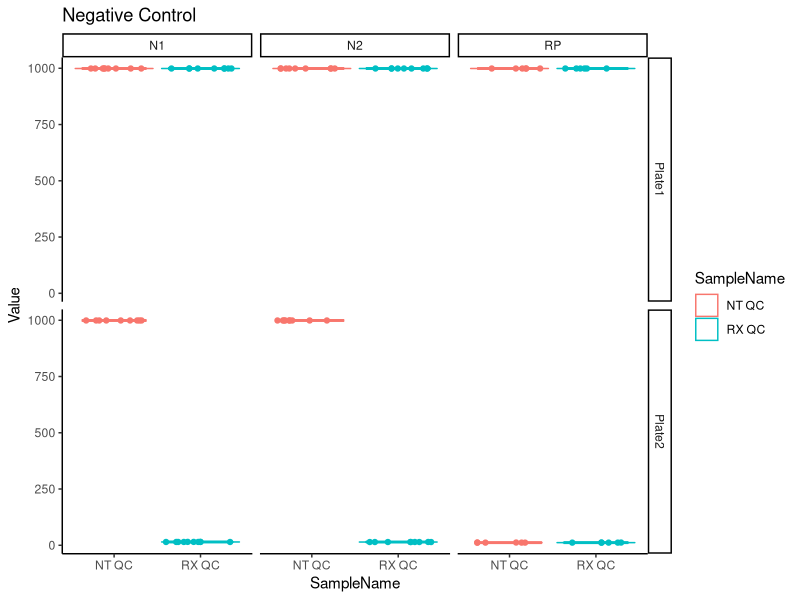
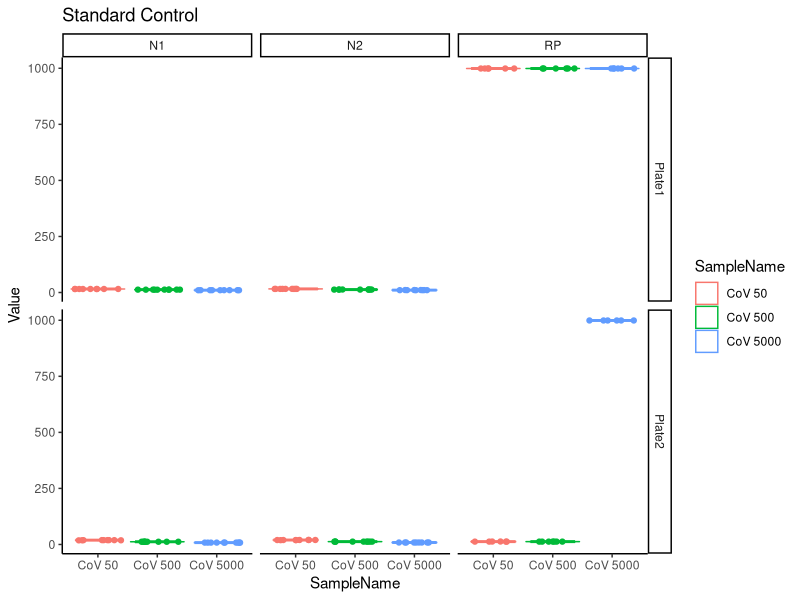
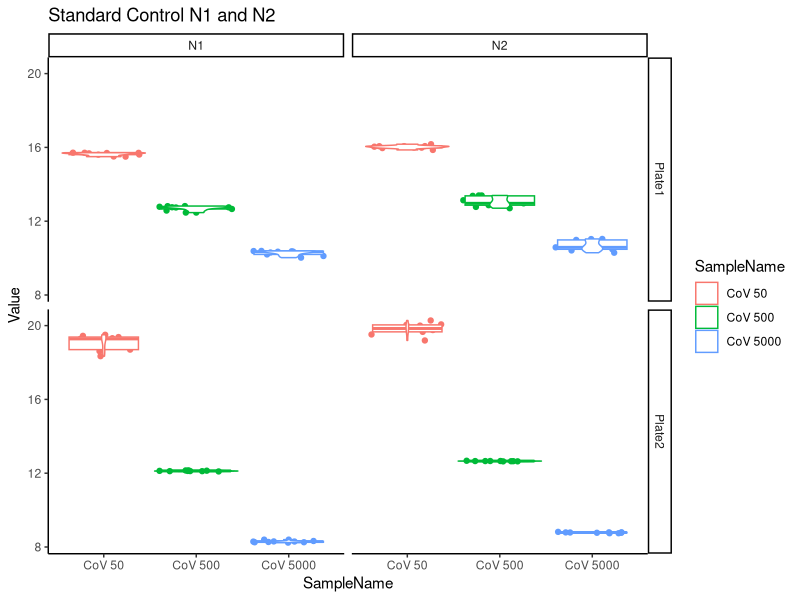

These charts were generated, in order, by the following R code: (Note: this script raises an error after producing the figures.)
## ---- chunk 1
# knitr::opts_chunk$set(echo = TRUE, error=TRUE)
knitr::opts_chunk$set(echo = TRUE)

# install.packages("tidyverse")
# install.packages("ggpubr")
library(tidyverse)
library(ggplot2)
library(ggpubr)

# remove all legacy variables in the project environment
rm(list = ls())
## ---- chunk 2
# Import massaged Fluidigm data file
fluid.all = read.table("Fluidigm_1691207281.csv", sep=",", header = T, stringsAsFactors = F)
fluid.all
head(fluid.all)
str(fluid.all)
summary(fluid.all)
## ---- chunk 3
# ============================================================================ #
# negative controls ("RX QC" and "NT QC")
subset(fluid.all, SampleName == "RX QC" | SampleName == "NT QC")
neg.ctls = filter(fluid.all, SampleName == "RX QC" | SampleName == "NT QC")
neg.ctls = select(neg.ctls, ID, SampleName, rConc, AssayName, Value, Call, Plate)
neg.ctls


# ============================================================================ #
# standards ("CoV 50", "CoV 500", "CoV 5000")
subset(fluid.all,  SampleName == "CoV 50" | SampleName == "CoV 500" | SampleName == "CoV 5000")
std.ctls = filter(fluid.all,  SampleName == "CoV 50" | SampleName == "CoV 500" | SampleName == "CoV 5000")
std.ctls = select(std.ctls, ID, SampleName, rConc, AssayName, Value, Call, Plate)
std.ctls
  
  
## ---- chunk 4
# take a look at the data ...
# View(neg.ctls)
view(neg.ctls)

# plot Ct for all negative controls
ggplot(neg.ctls, aes(x = SampleName, y = Value, color = SampleName)) +
  geom_jitter() +
  geom_boxplot() +
  geom_violin() +
  facet_grid(Plate ~ AssayName) +
  ggtitle("Negative Control") +
  theme_classic()


## ---- chunk 5
# take a look at the data ...
# View(std.ctls)
view(std.ctls)

# ggplot for all standard controls
ggplot(std.ctls, aes(x = SampleName, y = Value, color = SampleName)) +
  geom_jitter() +
  geom_boxplot() +
  geom_violin() +
  facet_grid(Plate ~ AssayName) +
  ggtitle("Standard Control") +
  theme_classic()


## ---- chunk 6
# look more closely at just the N1 and N2 results
std.ctls.n1.n2 = filter(std.ctls,  AssayName == "N1" | AssayName == "N2")
std.ctls.n1.n2

# ggplot for just N1 and N2
ggplot(std.ctls.n1.n2, aes(x = SampleName, y = Value, color = SampleName)) +
  geom_jitter() +
  geom_boxplot() +
  geom_violin() +
  facet_grid(Plate ~ AssayName) +
  ggtitle("Standard Control N1 and N2") +
  theme_classic()

## ---- chunk 7
# ============================================================================ #
# samples

# filter fluid.all to keep just the samples and none of the controls
samples = filter(fluid.all, SampleName != "RX QC" & SampleName != "NT QC" & 
                   SampleName != "CoV 50" & SampleName != "CoV 500" & SampleName != "CoV 5000")
samples

# Import PHD results from .csv file
phd.calls = read.table("PHD_results.csv", sep = ",", header = T, strip.white = F)
phd.calls

# Add a column to the Fluidigm file containing the PHD results
# use the inner_join() function to do this
samples = inner_join( samples , phd.calls , 
                     by.x = c("SampleName"), 
                     by.y = c("Sample_barcode"), 
                     row.names = FALSE)
samples


# clean up
rm(phd.calls)
## ---- chunk 8
# Add a column to sample for NYUAD classes and rename Class to PHD_Class
samples = samples %>% rename("PHD_Class" = "Class") %>% 
          mutate(NYUAD_Class = NA)
samples
head(samples)
## ---- chunk 9
# side-by-side graphs for N1 and N2 on Plate 1 and Plate 2
# using subsetted N1 and N2 assays from standard control set (already done above)

std.ctls.n1.n2
str(std.ctls.n1.n2)
summary(std.ctls.n1.n2)
# side-by-side graphs for N1 and N2 on Plate 1 and Plate 2
# using subsetted N1 and N2 assays from standard control set (already done above)
# ggplot for just N1 and N2
#ggplot(std.ctls.n1.n2, aes(x = SampleName, y = Value, color = AssayName)) +
#ggplot(std.ctls.n1.n2, aes(x = AssayName, y = Value, color = AssayName)) +
ggplot(std.ctls.n1.n2, aes(x = rConc, y = Value, color = AssayName)) +
  #geom_point() +
  geom_jitter() +
  scale_x_continuous(label = function(x){return(round(10^x,1))}) +
  #geom_smooth(method="lm") +
  geom_smooth(method="lm", formula = y ~ x) +
  facet_grid(~Plate) +
  ggtitle("Standard Control N1 and N2 with a simple linear regression") +
  theme_classic()
## ---- chunk 10
# lm for standards with Plate interaction term
# you may do this for N1, N2, or both combined

std.ctls.n1.n2.p1 = filter(std.ctls.n1.n2, Plate == "Plate1")
std.ctls.n1.n2.p1

std.ctls.n1.n2.p2 = filter(std.ctls.n1.n2, Plate == "Plate2")
std.ctls.n1.n2.p2

p1_model <- lm(formula = log(std.ctls.n1.n2.p1$Value) ~ std.ctls.n1.n2.p1$rConc)

#p1_model <- lm(formula = log(Value) ~ rConc, data = std.ctls.n1.n2.p1)
summary(p1_model)
coeff <- p1_model$coefficients
coeff
slope <- coeff[2]
slope
#plot(p1_model)

p2_model <- lm(formula = log(std.ctls.n1.n2.p2$Value) ~ std.ctls.n1.n2.p2$rConc)
summary(p2_model)
coeff <- p2_model$coefficients
coeff
slope <- coeff[2]
slope
#plot(p2_model)

## ---- chunk 11
# make 4 separate linear models for N1 and N2 on Plate 1 or Plate 2
std.ctls.n1.p1 = filter(std.ctls, AssayName == "N1" & Plate == "Plate1")
std.ctls.n1.p1
std.ctls.n2.p1 = filter(std.ctls, AssayName == "N2" & Plate == "Plate1")
std.ctls.n2.p1
std.ctls.n1.p2 = filter(std.ctls, AssayName == "N1" & Plate == "Plate2")
std.ctls.n1.p2
std.ctls.n2.p2 = filter(std.ctls, AssayName == "N2" & Plate == "Plate2")
std.ctls.n2.p2

#lm.n1.p1 = lm(formula = std.ctls.n1.p1$Value ~ std.ctls.n1.p1$rConc)
#lm.n2.p1 = lm(formula = std.ctls.n2.p1$Value ~ std.ctls.n2.p1$rConc)
#lm.n1.p2 = lm(formula = std.ctls.n1.p2$Value ~ std.ctls.n1.p2$rConc)
#lm.n2.p2 = lm(formula = std.ctls.n2.p2$Value ~ std.ctls.n2.p2$rConc)

lm.n1.p1 = lm(formula = log(std.ctls.n1.p1$Value) ~ std.ctls.n1.p1$rConc)
lm.n2.p1 = lm(formula = log(std.ctls.n2.p1$Value) ~ std.ctls.n2.p1$rConc)
lm.n1.p2 = lm(formula = log(std.ctls.n1.p2$Value) ~ std.ctls.n1.p2$rConc)
lm.n2.p2 = lm(formula = log(std.ctls.n2.p2$Value) ~ std.ctls.n2.p2$rConc)


# look at the summaries of the models
summary(lm.n1.p1)
coeff <- lm.n1.p1$coefficients
slope <- coeff[2]
slope
#plot(lm.n1.p1)
summary(lm.n2.p1)
summary(lm.n1.p2)
summary(lm.n2.p2)

## ---- chunk 12
# Look at the slope/efficiency and R^2
# Here is an outline for a data frame containing these data, if you want to use it
# (but you don't have to)
std.ctl.qc = data.frame(Model = c("N1-P1","N2-P1","N1-P2","N2-P2"),
                        Rsquared = c(summary(lm.n1.p1)$r.squared,
                                     summary(lm.n2.p1)$r.squared,
                                     summary(lm.n1.p2)$r.squared,
                                     summary(lm.n2.p2)$r.squared),
                        Slope = c(summary(lm.n1.p1)$coef[2], 
                                  summary(lm.n2.p1)$coef[2],
                                  summary(lm.n1.p2)$coef[2],
                                  summary(lm.n2.p2)$coef[2]),
                        Eff = c(10^{-1/summary(lm.n1.p1)$coef[2]} - 1,
                                10^{-1/summary(lm.n2.p1)$coef[2]} - 1,
                                10^{-1/summary(lm.n1.p2)$coef[2]} - 1,
                                10^{-1/summary(lm.n2.p2)$coef[2]} - 1))
std.ctl.qc
## ---- chunk 13
# distribution of Ct values for RP genes in clinical samples
data = filter(samples, AssayName == "RP")
data

ggplot(data, aes(x = PHD_Class, y = Value, color = PHD_Class)) +
  geom_jitter() +
  #geom_boxplot() +
  geom_violin() +
  facet_grid(~Plate) +
  ggtitle("Sample data for RP") +
  theme_classic()

## ---- chunk 14
# ============================================================================ #
# subset valid samples
valid.sample.ids = samples %>%  
  group_by(SampleName) %>% 
  filter(AssayName == "RP" & Call == "Pass") %>% 
  summarize( TotalPass = sum(Value < 16) ) %>% 
  filter(TotalPass > 3)

valid.samples = merge(samples, valid.sample.ids, by = "SampleName") %>% 
  arrange(ID) %>% select(-TotalPass)

# ============================================================================ #
# number of valid samples
nrow(valid.sample.ids)

# ============================================================================ #
# Flag inconclusive samples
samples$NYUAD_Class[ ! samples$SampleName %in% valid.samples$SampleName ] = "Inconclusive"
## ---- chunk 15
# subset the rp data from the valid samples (we will also need this below)
#samples.rp = good_quality
samples.rp = filter(samples, is.na(NYUAD_Class))

# violin plot of Ct values for valid assays, filtered for RP gene, by PHD diagnosis
ggplot(samples.rp, aes(x = PHD_Class, y = Value, color = PHD_Class)) +
  geom_jitter() +
  #geom_boxplot() +
  geom_violin() +
  facet_grid(~Plate) +
  ggtitle("Good sample data for RP") +
  theme_classic()
## ---- chunk 16
## Plate 1 and Plate 2 Ct values
rp.p1 = filter(samples.rp, Plate == "Plate1")
rp.p2 = filter(samples.rp, Plate == "Plate2")
  
  
## QQ plots
head(rp.p1)
head(rp.p2)
# Plate 1
ggqqplot(rp.p1, x = "Value")
# Plate 2
ggqqplot(rp.p2, x = "Value")

## Test for normality
st.p1 = shapiro.test(rp.p1$Value)
st.p1
st.p2 = shapiro.test(rp.p2$Value)
st.p2
# Test for equality of normal distributions
str(st.p1)
#summary(st.p1)
st.p1$p.value
st.p1$p.value


## ---- chunk 17
# ============================================================================ #
# "positive" samples at NYUAD
nyuad.pos.sample.ids = valid.samples %>%  
  group_by(SampleName) %>% 
  filter(Call == "Pass" & Value < 999 &
           AssayName %in% c("N1","N2")) %>% 
  summarize( TotalPass = sum(Value < 999) ) %>% 
  filter(TotalPass > 3)

nyuad.pos.samples = merge(valid.samples, nyuad.pos.sample.ids, by = "SampleName") %>% 
  filter(Call == "Pass" & Value < 999 & AssayName %in% c("N1","N2")) %>%
  select(ID,SampleName,PHD_Class,AssayName,Value,Plate) %>% 
  arrange(Plate, ID, AssayName)

# ============================================================================ #
nrow(nyuad.pos.sample.ids)

# ============================================================================ #
# Add NYUAD_Class labels to sample table
samples$NYUAD_Class[ samples$SampleName %in% nyuad.pos.samples$SampleName ] = "Positive"
samples$NYUAD_Class[which(is.na(samples$NYUAD_Class))] = "Negative"
## ---- chunk 18
# violin plot of N1 and N2 Ct distributions in cleaned data, by assay
ggplot(nyuad.pos.samples, aes(x = AssayName, y = Value, color = AssayName)) +
  geom_jitter() +
  #geom_boxplot() +
  geom_violin() +
  facet_wrap(~Plate) + # wrap by Plate
  ggtitle("the N1 and N2 genes faceted by plate") +
  theme_classic()
## ---- chunk 19
# by PHD diagnosis
# by PHD diagnosis
ggplot(nyuad.pos.samples, aes(x = PHD_Class, y = Value, color = PHD_Class)) +
  geom_jitter() +
  #geom_boxplot() +
  geom_violin() +
  facet_grid(Plate ~ AssayName) +
  ggtitle("diagnostic assays performed at PHD") +
  theme_classic()

## ---- chunk 20
# sample variation (all clinical samples with Ct < 999)
sample.clean.var = samples %>% 
  filter(AssayName %in% c("N1","N2") & Value < 999) %>% 
  group_by(SampleName, AssayName, PHD_Class,Plate) %>%
  summarise(Ct.mean = mean(Value), Ct.sd = sd(Value), n = length(Value)) 

# sample variation (all "NYUAD Positive" samples)
nyuad_pos.clean.var = nyuad.pos.samples %>%
  group_by(SampleName, AssayName, PHD_Class,Plate) %>%
  summarise(Ct.mean = mean(Value), Ct.sd = sd(Value), n = length(Value))
## ---- chunk 21
head(sample.clean.var)
head(nyuad_pos.clean.var)

## Add SEM(Ct) column to each dataset
sample.clean.var = mutate(sample.clean.var, Ct.sem = Ct.sd / sqrt(n))
head(sample.clean.var)

nyuad_pos.clean.var = mutate(nyuad_pos.clean.var, Ct.sem = Ct.sd / sqrt(n))
head(nyuad_pos.clean.var)
## ---- chunk 22
## Plot variation as SEM(Ct) vs. sample index

# All samples with N1/N2 detected
p1 = ggplot(sample.clean.var, aes(x = seq(SampleName), y = Ct.sem)) +
  geom_point() +
  geom_hline(yintercept = 0.5) +
  ggtitle("sample.clean.var sem plot") +
  theme_classic()
#p1

# Cleaned data
p2 = ggplot(nyuad_pos.clean.var, aes(x = seq(SampleName), y = Ct.sem)) +
  geom_point() +
  geom_hline(yintercept = 0.5) +
  ggtitle("nyuad_pos.clean.var sem plot") +
  theme_classic()
#p2

ggarrange(p1,p2,nrow=2)
## ---- chunk 23
#samples
#sample.clean.var
#nyuad_pos.clean.var

# get summary table of classifications for each sample (one row per sample)
sample.classes = samples %>% 
  group_by(SampleName) %>%  
  summarize(SampleName = SampleName[1], PHD_Class = PHD_Class[1], NYUAD_Class = NYUAD_Class[1])
sample.classes
head(sample.classes)

# make a contingency table
with(sample.classes, table(PHD_Class, NYUAD_Class, dnn = c("PHD","NYUAD")))
## ---- chunk 24
# filter out N1 and N2 controls from Plate 1
std.ctls.p1 = std.ctls.n1.n2.p1
std.ctls.p1

filter(std.ctls.p1, rConc >= 50)

# linear model for rConc based on combined N1 and N2 Ct from "good" plate

#lm.std.rConc = lm(formula = log(Value) ~ rConc, std.ctls.p1)
#lm.std.rConc = lm(formula = Value ~ rConc, std.ctls.p1)
#lm.std.rConc = lm(formula = rConc ~ Value, std.ctls.p1)
lm.std.rConc = lm(formula = log(rConc) ~ Value, std.ctls.p1)

lm.std.rConc
summary(lm.std.rConc)
## ---- chunk 25
## ggplot of linear model for Ct vs. conc, with regression line and CI bands
ggplot(std.ctls.p1, aes(x = log10(rConc), y = Value, color=AssayName)) +
  #geom_point() +
  geom_jitter() +
  scale_x_continuous(label = function(x){return(round(10^x,1))}) +
  #geom_smooth(method="lm") +
  geom_smooth(method="lm", formula = y ~ x) +
  #facet_grid(~Plate) +
  facet_wrap(~Plate) +
  ggtitle("Standard samples with a simple linear regression for plate1") +
  theme_classic()

## ---- chunk 26
nyuad_pos.clean.var
sample.classes
# combine sample measurements for N1 and N2 for each sample to a grand mean
# - you want to end up with one row per sample
# - you can use `group_by()` and `summarise()` to do this

nyuad.pos.sample.means1 = nyuad_pos.clean.var %>% 
                #filter(Plate == "Plate1") %>% 
                group_by(SampleName) %>% 
                summarise(PHD_Class, Value = (Ct.mean[1] + Ct.mean[2])/2 )

nyuad.pos.sample.means = left_join(sample.classes, select(nyuad.pos.sample.means1, "Value"))

pred.sample.rConc = predict.lm(lm.std.rConc,
                              newdata = nyuad.pos.sample.means,
                              interval = "prediction")  # "none", "confidence", "prediction"
#pred.sample.rConc
# make a data frame out of the predictions and take a look at the result
df.pred.sample.rConc = as.data.frame(pred.sample.rConc)
df.pred.sample.rConc
str(df.pred.sample.rConc)
summary(df.pred.sample.rConc)
## ---- chunk 27
# make a data frame adding 3 columns to the sample means data frame 
# with fit, lwr, and upr
df.pred.sample.rConc = cbind(nyuad.pos.sample.means ,
                             conc.fit = df.pred.sample.rConc$fit ,
                             conc.lwr = df.pred.sample.rConc$lwr , 
                             conc.upr = df.pred.sample.rConc$upr )
head(df.pred.sample.rConc)
## ---- chunk 28
# ============================================================================ #
# base plot: data points for N1/N2 standards from Plate 1
p0 = ggplot(std.ctls.p1, aes(x=log10(rConc), y=Value, 
                             color=AssayName)) +       # map color to assay names
  geom_point() +
  scale_color_manual(values=c("gray70","gray50",       # for N1/N2 controls
                              "#F8766D","#00BFC4")) +  # for Neg/Pos classes
  facet_wrap(~Plate)  # wrap by Plate
  
# add standard controls regression line
p.fit = p0 +
  geom_smooth(method="lm", color="black", size=0.4, se = FALSE)

# add data points for sample predictions
# (points are the fitted values, map color to PHD classification)
p.fit = p.fit +
  geom_point(data = df.pred.sample.rConc, # the data frame containing predicted values
             mapping = aes(x = conc.fit, y = Value, color = PHD_Class), size=0.5)

# add PI for predictions (min and max are the lower and upper PI bounds)
p.fit = p.fit +
  geom_ribbon(data = df.pred.sample.rConc, # the data frame containing predicted values
              mapping = aes(y = Value, xmin = conc.lwr, xmax = conc.upr),
              fill = "gray", alpha = 0.5, inherit.aes = FALSE)

# convert back to copies / ul and add some labels
p.fit = p.fit +
  scale_x_continuous(label = function(x){return(round(10^x,1))}) +
  xlab("Viral copies/ul") + ylab("Ct") +
  ggtitle("Viral load in clinical samples (with prediction intervals)")

p.fit
## ---- chunk 29
#sample.classes
#df.pred.sample.rConc
# back-calculate actual viral loads and add as a new column
df.pred.sample.rConc = mutate(df.pred.sample.rConc, Copies_per_ul = round(10^conc.fit))

# make a file for the final data report
#data.report = left_join( <df1> , select( <df2> , <selected columns> ))

data.report = left_join(sample.classes , 
                         select( df.pred.sample.rConc , "SampleName", "PHD_Class", "NYUAD_Class",  "Copies_per_ul" ))
data.report

# export data file
write.csv(data.report, file = "PHD_samples.viral_load.KEN_TANAKA.csv")
